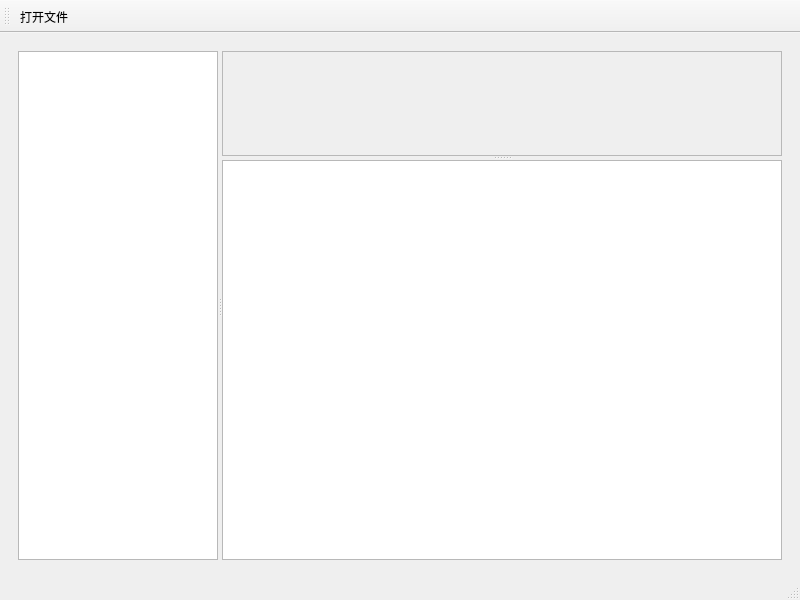
<?xml version="1.0" encoding="UTF-8"?>
<ui version="4.0">
 <class>MainWindow</class>
 <widget class="QMainWindow" name="MainWindow">
  <property name="geometry">
   <rect>
    <x>0</x>
    <y>0</y>
    <width>800</width>
    <height>600</height>
   </rect>
  </property>
  <property name="windowTitle">
   <string>MainWindow</string>
  </property>
  <widget class="QWidget" name="centralwidget">
   <layout class="QGridLayout" name="gridLayout_2">
    <item row="0" column="0">
     <widget class="QWidget" name="widget" native="true">
      <layout class="QGridLayout" name="gridLayout_3">
       <item row="0" column="0">
        <widget class="QSplitter" name="splitter">
         <property name="baseSize">
          <size>
           <width>0</width>
           <height>0</height>
          </size>
         </property>
         <property name="orientation">
          <enum>Qt::Horizontal</enum>
         </property>
         <widget class="QListView" name="listView">
          <property name="maximumSize">
           <size>
            <width>200</width>
            <height>16777215</height>
           </size>
          </property>
          <property name="selectionBehavior">
           <enum>QAbstractItemView::SelectRows</enum>
          </property>
         </widget>
         <widget class="QWidget" name="widget_2" native="true">
          <layout class="QGridLayout" name="gridLayout_4">
           <item row="0" column="0">
            <widget class="QSplitter" name="splitter_2">
             <property name="orientation">
              <enum>Qt::Vertical</enum>
             </property>
             <widget class="QScrollArea" name="scrollArea">
              <property name="widgetResizable">
               <bool>true</bool>
              </property>
              <widget class="QWidget" name="scrollAreaWidgetContents">
               <property name="geometry">
                <rect>
                 <x>0</x>
                 <y>0</y>
                 <width>519</width>
                 <height>74</height>
                </rect>
               </property>
               <layout class="QGridLayout" name="gridLayout">
                <item row="0" column="0">
                 <widget class="ImageLabel" name="label">
                  <property name="text">
                   <string/>
                  </property>
                  <property name="scaledContents">
                   <bool>true</bool>
                  </property>
                 </widget>
                </item>
               </layout>
              </widget>
             </widget>
             <widget class="QTextBrowser" name="textBrowser">
              <property name="maximumSize">
               <size>
                <width>16777215</width>
                <height>400</height>
               </size>
              </property>
             </widget>
            </widget>
           </item>
          </layout>
         </widget>
        </widget>
       </item>
      </layout>
     </widget>
    </item>
   </layout>
  </widget>
  <widget class="QMenuBar" name="menubar">
   <property name="geometry">
    <rect>
     <x>0</x>
     <y>0</y>
     <width>800</width>
     <height>24</height>
    </rect>
   </property>
   <property name="sizeIncrement">
    <size>
     <width>0</width>
     <height>0</height>
    </size>
   </property>
  </widget>
  <widget class="QStatusBar" name="statusbar"/>
  <widget class="QToolBar" name="toolBar">
   <property name="cursor">
    <cursorShape>PointingHandCursor</cursorShape>
   </property>
   <property name="windowTitle">
    <string>toolBar</string>
   </property>
   <attribute name="toolBarArea">
    <enum>TopToolBarArea</enum>
   </attribute>
   <attribute name="toolBarBreak">
    <bool>false</bool>
   </attribute>
   <addaction name="openFileAction"/>
  </widget>
  <action name="openFileAction">
   <property name="icon">
    <iconset resource="../images.qrc">
     <normaloff>:/logo/logo/open.png</normaloff>:/logo/logo/open.png</iconset>
   </property>
   <property name="text">
    <string>打开文件</string>
   </property>
   <property name="toolTip">
    <string>打开文件</string>
   </property>
  </action>
  <action name="ocrAction">
   <property name="icon">
    <iconset resource="../images.qrc">
     <normaloff>:/logo/logo/ocr.png</normaloff>:/logo/logo/ocr.png</iconset>
   </property>
   <property name="text">
    <string>开始识别</string>
   </property>
  </action>
 </widget>
 <customwidgets>
  <customwidget>
   <class>ImageLabel</class>
   <extends>QLabel</extends>
   <header location="global">controller.component</header>
  </customwidget>
 </customwidgets>
 <resources>
  <include location="../images.qrc"/>
 </resources>
 <connections>
  <connection>
   <sender>toolBar</sender>
   <signal>actionTriggered(QAction*)</signal>
   <receiver>MainWindow</receiver>
   <slot>actionTriggered()</slot>
   <hints>
    <hint type="sourcelabel">
     <x>95</x>
     <y>39</y>
    </hint>
    <hint type="destinationlabel">
     <x>100</x>
     <y>625</y>
    </hint>
   </hints>
  </connection>
 </connections>
 <slots>
  <slot>actionTriggered()</slot>
 </slots>
</ui>
